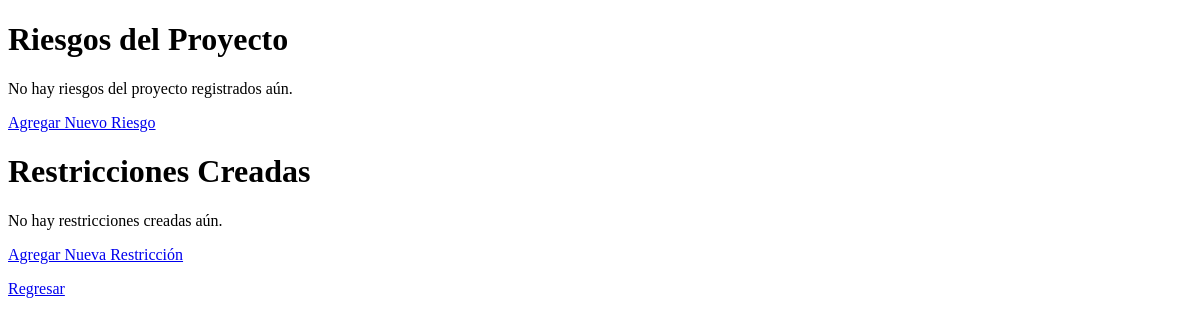
/project-plan/10/view-risks/, run on an earlier commit of the app's database.
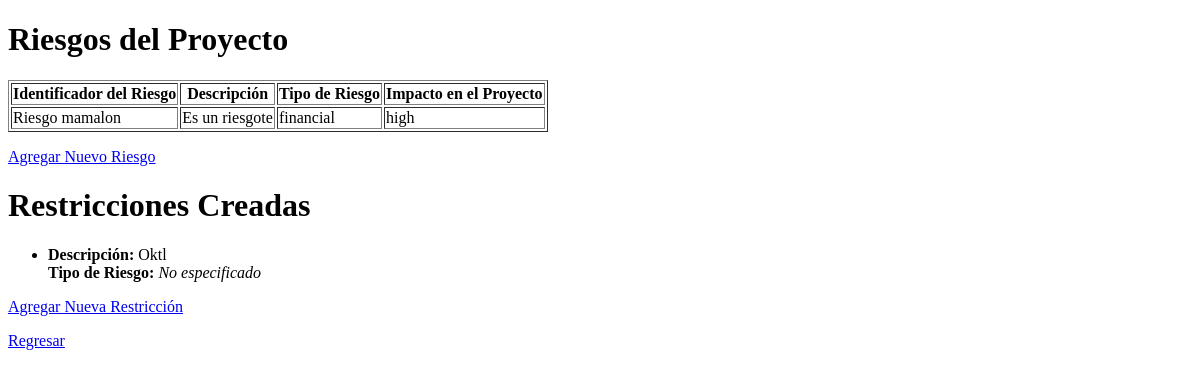
And on a later commit of the database.
### creadorAPP/models.py (models this page shows, shortened)
class ProjectRisks(models.Model):
    RISK_TYPES = [
        ('technical', 'Técnico'),
        ('organizational', 'Organizativo'),
        ('financial', 'Financiero'),
    ]
    project_plan = models.ForeignKey(ProjectPlan, on_delete=models.CASCADE, related_name='risks')
    risk_identifier = models.CharField(max_length=50, unique=True)
    description = models.TextField()
    risk_type = models.CharField(max_length=20, choices=RISK_TYPES)
    identification_date = models.DateField(auto_now_add=True)
    severity_level = models.CharField(max_length=10, choices=[
        ('low', 'Bajo'),
        ('medium', 'Medio'),
        ('high', 'Alto'),
    ])

class Restriccion(models.Model):
    RISK_TYPES = [
        ('technical', 'Técnico'),
        ('organizational', 'Organizativo'),
        ('financial', 'Financiero'),
    ]
    proyecto = models.ForeignKey(ProjectPlan, on_delete=models.CASCADE, related_name='restricciones')
    descripcion = models.TextField(help_text="Descripción de la restricción.")
    tipo_riesgo = models.CharField(
        max_length=20,
        choices=RISK_TYPES,
        verbose_name="Tipo de Riesgo",
        null=True,
        blank=True,
        help_text="Tipo de riesgo asociado con esta restricción."
    )
    fecha_creacion = models.DateTimeField(auto_now_add=True)

### creadorAPP/views.py (the view)
# urls.py: path('project-plan/<int:project_id>/view-risks/', views.view_risks, name='view_risks'),
def view_risks(request, project_id):
    project_risks = ProjectRisks.objects.filter(project_plan = project_id)
    restricciones = Restriccion.objects.filter(proyecto=project_id)
    return render(request, 'projects/view_risks.html', {'project_risks': project_risks, 'project_id': project_id, 'restricciones':restricciones})

### creadorAPP/templates/projects/view_risks.html (shortened to what this page needs)
<!DOCTYPE html>
<html lang="es">
<head>
</head>
<body>
    <h1>Riesgos del Proyecto</h1>
    {% if project_risks %}
        <table border="1">
            <thead>
                <tr>
                    <th>Identificador del Riesgo</th>
                    <th>Descripción</th>
                    <th>Tipo de Riesgo</th>
                    <th>Impacto en el Proyecto</th>
                </tr>
            </thead>
            <tbody>
                {% for risk in project_risks %}
                    <tr>
                        <td>{{ risk.risk_identifier }}</td>
                        <td>{{ risk.description }}</td>
                        <td>{{ risk.risk_type }}</td>
                        <td>{{ risk.severity_level }}</td>
                    </tr>
                {% endfor %}
            </tbody>
        </table>
    {% else %}
        <p>No hay riesgos del proyecto registrados aún.</p>
    {% endif %}
    <p><a href="{% url 'define_risks' project_id %}">Agregar Nuevo Riesgo</a></p>
    <h1>Restricciones Creadas</h1>
    {% if restricciones %}
        <ul>
            {% for restriccion in restricciones %}
                <li>
                <strong>Descripción:</strong> {{ restriccion.descripcion }}<br>
                <strong>Tipo de Riesgo:</strong>
                {% if restriccion.tipo_riesgo %}
                    {{ restriccion.get_tipo_riesgo_display }}
                {% else %}
                    <em>No especificado</em>
                {% endif %}
                </li>
            {% endfor %}
        </ul>
    {% else %}
        <p>No hay restricciones creadas aún.</p>
    {% endif %}
    <p><a href="{% url 'agregar_restriccion' project_id %}">Agregar Nueva Restricción</a></p>
    <p><a href="{% url 'view_project_plan' project_id %}">Regresar</a></p>
</body>
</html>

What changed in the data, as far as the page shows it:
added ProjectRisks: risk_identifier "Riesgo mamalon", description "Es un riesgote", risk_type "financial", severity_level "high"
added Restriccion: descripcion "Oktl", shows "No especificado"
Also different on the page:
text no longer shown: "No hay riesgos del proyecto registrados aún. No hay restricciones creadas aún."
text now shown: "Identificador del Riesgo Descripción Tipo de Riesgo Impacto en el Proyecto"
